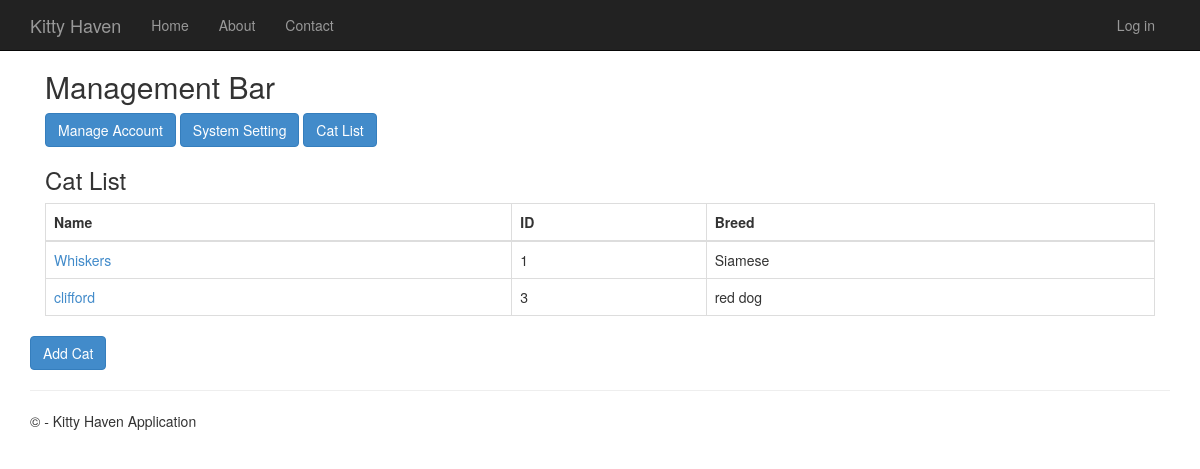
Page /cat-list/ on the committed database.
### CatDatabase/models.py (models this page shows, shortened)
class Cat(models.Model):
    CatID = models.AutoField(primary_key=True)
    UserID = models.ForeignKey(djangoUser, on_delete=models.CASCADE, null=True, blank=True)
    Name = models.CharField(max_length=50)
    Breed = models.CharField(max_length=50)
    Age = models.IntegerField()
    Gender = models.CharField(max_length=1)
    Description = models.CharField(max_length=500)

### app/views.py (the view)
# urls.py: path('cat-list/', views.cat_list, name='cat_list'),
def cat_list(request):
    cats = Cat.objects.all()
    return render(request, 'app/cat_list.html', {'cats': cats})

### app/templates/app/cat_list.html
{% extends "app/layout.html" %}
{% block content %}
<div class="container border p-4">
    <h2 class="fw-bold border-bottom pb-2">Management Bar</h2>
    <div class="d-flex justify-content-between align-items-center mb-3">
        <div>
            <a href="{% url 'configure_account' %}" class="btn btn-primary">Manage Account</a>
            <a href="{% url 'system_settings' %}" class="btn btn-primary"> System Setting</a>
            <a href="{% url 'cat_list' %}" class="btn btn-primary"> Cat List</a>
        </div>
    </div>
    <h3 class="fw-bold">Cat List</h3>
    <div class="table-responsive">
        <table class="table table-bordered">
            <thead class="table-dark">
                <tr>
                    <th>Name</th>
                    <th>ID</th>
                    <th>Breed</th>
                </tr>
            </thead>
            <tbody>
                {% for cat in cats %}
                <tr>
                    <td>
                        <a href="{% url 'cat_details' cat.CatID %}" class="text-decoration-none">
                            {{ cat.Name }}
                        </a>
                    </td>
                    <td>{{ cat.CatID }}</td>
                    <td>{{ cat.Breed }}</td>
                </tr>
                {% empty %}
                <tr>
                    <td colspan="3" class="text-center">No cats found</td>
                </tr>
                {% endfor %}
            </tbody>
        </table>
    </div>
</div>
<div class="mt-3">
    <a href="{% url 'create_cat' %}" class="btn btn-primary">Add Cat</a>
</div>
{% endblock %}

### app/static/app/content/site.css (style rules this page uses)
body { padding-top: 50px; padding-bottom: 20px; }

### rows in the picture
Cat: Name "Whiskers", CatID "1", Breed "Siamese"
Cat: Name "clifford", CatID "3", Breed "red dog"
